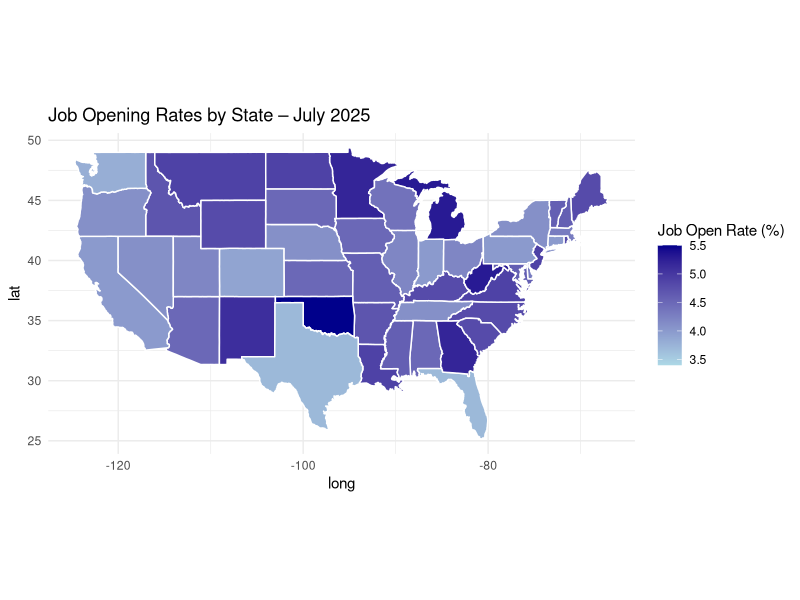

Source code (R):
library(readxl)
library(dplyr)
library(ggplot2)
library(maps)

# 1. Read your files
jobs <- read_excel("data/state/Employment/JobOpens.xlsx")
hires <- read_excel("data/state/Employment/Hires.xlsx")
quits <- read_excel("data/state/Employment/Quits.xlsx")

# 2. Merge all three datasets by state
merged_data <- jobs %>%
  full_join(hires, by = "State") %>%
  full_join(quits, by = "State")

# 3. Clean up state names
merged_data <- merged_data %>%
  mutate(State = tolower(State))

# 4. Rename the variable you want to map
merged_data <- merged_data %>%
  rename(job_open_rate_july2025 = `Job Open Rates -7/1/2025`)

# 5. Get map data
states_map <- map_data("state")

# 6. Merge map with your data
map_df <- states_map %>%
  left_join(merged_data, by = c("region" = "State"))

# 7. Plot the map
ggplot(map_df, aes(x = long, y = lat, group = group, fill = job_open_rate_july2025)) +
  geom_polygon(color = "white") +
  coord_fixed(1.3) +
  scale_fill_continuous(name = "Job Open Rate (%)",
                        low = "lightblue", high = "darkblue", na.value = "grey90") +
  theme_minimal() +
  labs(title = "Job Opening Rates by State – July 2025")